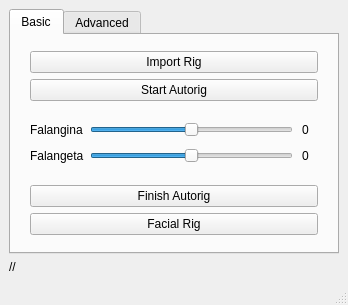
<?xml version="1.0" encoding="UTF-8"?>
<ui version="4.0">
 <class>AutoRig_window</class>
 <widget class="QMainWindow" name="AutoRig_window">
  <property name="enabled">
   <bool>true</bool>
  </property>
  <property name="geometry">
   <rect>
    <x>0</x>
    <y>0</y>
    <width>348</width>
    <height>305</height>
   </rect>
  </property>
  <property name="cursor">
   <cursorShape>ArrowCursor</cursorShape>
  </property>
  <property name="windowTitle">
   <string>MKF - AutoRig</string>
  </property>
  <widget class="QWidget" name="centralwidget">
   <layout class="QVBoxLayout" name="verticalLayout">
    <item>
     <widget class="QTabWidget" name="widget_tabs">
      <property name="cursor">
       <cursorShape>ArrowCursor</cursorShape>
      </property>
      <property name="autoFillBackground">
       <bool>false</bool>
      </property>
      <property name="styleSheet">
       <string notr="true"/>
      </property>
      <property name="currentIndex">
       <number>0</number>
      </property>
      <widget class="QWidget" name="lyt_horizontal_Basic_tab">
       <attribute name="title">
        <string>Basic</string>
       </attribute>
       <layout class="QVBoxLayout" name="verticalLayout_2">
        <item>
         <layout class="QVBoxLayout" name="lyt_vertical_basicTab">
          <property name="leftMargin">
           <number>10</number>
          </property>
          <property name="topMargin">
           <number>0</number>
          </property>
          <property name="rightMargin">
           <number>10</number>
          </property>
          <item>
           <widget class="QPushButton" name="btn_importRig">
            <property name="text">
             <string>Import Rig</string>
            </property>
           </widget>
          </item>
          <item>
           <widget class="QPushButton" name="btn_startAutorig">
            <property name="text">
             <string>Start Autorig</string>
            </property>
           </widget>
          </item>
          <item>
           <spacer name="verticalSpacer_2">
            <property name="orientation">
             <enum>Qt::Vertical</enum>
            </property>
            <property name="sizeType">
             <enum>QSizePolicy::Maximum</enum>
            </property>
            <property name="sizeHint" stdset="0">
             <size>
              <width>13</width>
              <height>13</height>
             </size>
            </property>
           </spacer>
          </item>
          <item>
           <layout class="QHBoxLayout" name="lyt_horizontal_falangina">
            <property name="spacing">
             <number>0</number>
            </property>
            <property name="sizeConstraint">
             <enum>QLayout::SetDefaultConstraint</enum>
            </property>
            <item>
             <widget class="QLabel" name="lbl_falangina">
              <property name="sizePolicy">
               <sizepolicy hsizetype="Preferred" vsizetype="Fixed">
                <horstretch>0</horstretch>
                <verstretch>0</verstretch>
               </sizepolicy>
              </property>
              <property name="text">
               <string>Falangina  </string>
              </property>
             </widget>
            </item>
            <item>
             <widget class="QSlider" name="slider_falangina">
              <property name="autoFillBackground">
               <bool>false</bool>
              </property>
              <property name="minimum">
               <number>-180</number>
              </property>
              <property name="maximum">
               <number>180</number>
              </property>
              <property name="pageStep">
               <number>20</number>
              </property>
              <property name="orientation">
               <enum>Qt::Horizontal</enum>
              </property>
              <property name="invertedControls">
               <bool>false</bool>
              </property>
              <property name="tickPosition">
               <enum>QSlider::NoTicks</enum>
              </property>
              <property name="tickInterval">
               <number>1</number>
              </property>
             </widget>
            </item>
            <item>
             <widget class="QLabel" name="lbl_falangina_int">
              <property name="minimumSize">
               <size>
                <width>25</width>
                <height>20</height>
               </size>
              </property>
              <property name="maximumSize">
               <size>
                <width>25</width>
                <height>20</height>
               </size>
              </property>
              <property name="font">
               <font>
                <weight>50</weight>
                <bold>false</bold>
               </font>
              </property>
              <property name="text">
               <string>0</string>
              </property>
              <property name="alignment">
               <set>Qt::AlignCenter</set>
              </property>
             </widget>
            </item>
           </layout>
          </item>
          <item>
           <layout class="QHBoxLayout" name="lyt_horizontal_falangeta">
            <property name="spacing">
             <number>0</number>
            </property>
            <item>
             <widget class="QLabel" name="lbl_falangeta">
              <property name="sizePolicy">
               <sizepolicy hsizetype="Preferred" vsizetype="Fixed">
                <horstretch>0</horstretch>
                <verstretch>0</verstretch>
               </sizepolicy>
              </property>
              <property name="frameShape">
               <enum>QFrame::NoFrame</enum>
              </property>
              <property name="frameShadow">
               <enum>QFrame::Sunken</enum>
              </property>
              <property name="text">
               <string>Falangeta  </string>
              </property>
              <property name="textFormat">
               <enum>Qt::PlainText</enum>
              </property>
              <property name="scaledContents">
               <bool>false</bool>
              </property>
              <property name="alignment">
               <set>Qt::AlignCenter</set>
              </property>
             </widget>
            </item>
            <item>
             <widget class="QSlider" name="slider_falangeta">
              <property name="minimum">
               <number>-180</number>
              </property>
              <property name="maximum">
               <number>180</number>
              </property>
              <property name="pageStep">
               <number>20</number>
              </property>
              <property name="orientation">
               <enum>Qt::Horizontal</enum>
              </property>
             </widget>
            </item>
            <item>
             <widget class="QLabel" name="lbl_falangeta_int">
              <property name="sizePolicy">
               <sizepolicy hsizetype="Fixed" vsizetype="Fixed">
                <horstretch>0</horstretch>
                <verstretch>0</verstretch>
               </sizepolicy>
              </property>
              <property name="minimumSize">
               <size>
                <width>25</width>
                <height>20</height>
               </size>
              </property>
              <property name="maximumSize">
               <size>
                <width>20</width>
                <height>20</height>
               </size>
              </property>
              <property name="text">
               <string>0</string>
              </property>
              <property name="alignment">
               <set>Qt::AlignCenter</set>
              </property>
             </widget>
            </item>
           </layout>
          </item>
          <item>
           <spacer name="verticalSpacer">
            <property name="orientation">
             <enum>Qt::Vertical</enum>
            </property>
            <property name="sizeType">
             <enum>QSizePolicy::Maximum</enum>
            </property>
            <property name="sizeHint" stdset="0">
             <size>
              <width>16</width>
              <height>13</height>
             </size>
            </property>
           </spacer>
          </item>
          <item>
           <widget class="QPushButton" name="btn_finishAutorig">
            <property name="text">
             <string>Finish Autorig</string>
            </property>
           </widget>
          </item>
          <item>
           <widget class="QPushButton" name="btn_facialRig">
            <property name="text">
             <string>Facial Rig</string>
            </property>
           </widget>
          </item>
         </layout>
        </item>
       </layout>
      </widget>
      <widget class="QWidget" name="lyt_horizontal_Advanced_Tab">
       <attribute name="title">
        <string>Advanced</string>
       </attribute>
       <layout class="QVBoxLayout" name="verticalLayout_4">
        <item>
         <layout class="QVBoxLayout" name="lyt_horizontal_Advanced_Tab_2">
          <item>
           <widget class="QPushButton" name="Apply">
            <property name="text">
             <string>Apply</string>
            </property>
           </widget>
          </item>
         </layout>
        </item>
       </layout>
      </widget>
     </widget>
    </item>
    <item>
     <widget class="QLabel" name="lbl_status">
      <property name="text">
       <string>//</string>
      </property>
     </widget>
    </item>
   </layout>
  </widget>
  <widget class="QMenuBar" name="menubar">
   <property name="geometry">
    <rect>
     <x>0</x>
     <y>0</y>
     <width>348</width>
     <height>21</height>
    </rect>
   </property>
  </widget>
  <widget class="QStatusBar" name="statusbar"/>
 </widget>
 <resources/>
 <connections>
  <connection>
   <sender>slider_falangeta</sender>
   <signal>valueChanged(int)</signal>
   <receiver>lbl_falangeta_int</receiver>
   <slot>setNum(int)</slot>
   <hints>
    <hint type="sourcelabel">
     <x>188</x>
     <y>177</y>
    </hint>
    <hint type="destinationlabel">
     <x>307</x>
     <y>177</y>
    </hint>
   </hints>
  </connection>
  <connection>
   <sender>slider_falangina</sender>
   <signal>valueChanged(int)</signal>
   <receiver>lbl_falangina_int</receiver>
   <slot>setNum(int)</slot>
   <hints>
    <hint type="sourcelabel">
     <x>182</x>
     <y>146</y>
    </hint>
    <hint type="destinationlabel">
     <x>302</x>
     <y>146</y>
    </hint>
   </hints>
  </connection>
 </connections>
</ui>
